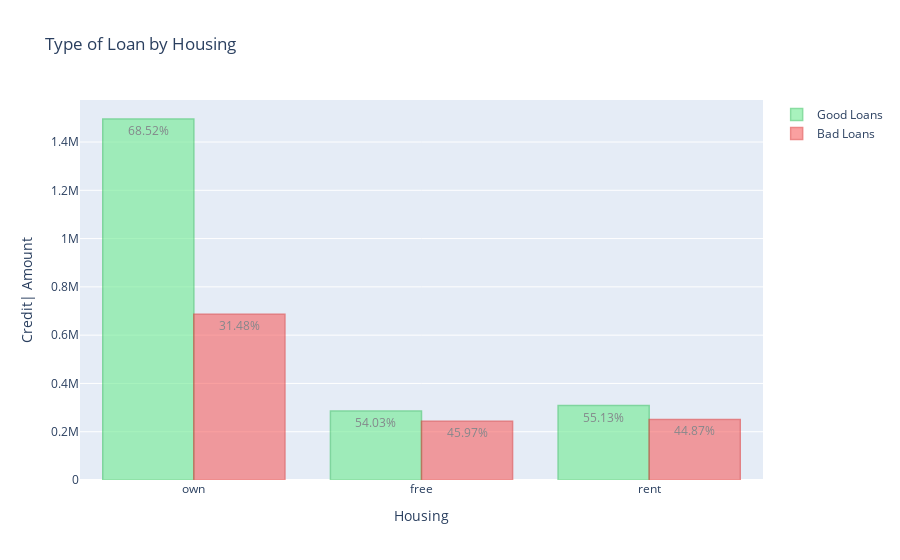

Notebook code cell kept with this figure:
### Code cell
housing_data = [housing_good_loans, housing_bad_loans]

layout = dict(
    title="Type of Loan by Housing", 
    xaxis = dict(title="Housing"),
    yaxis= dict(title="Credit| Amount")
)

fig = dict(data=housing_data, layout=layout)

py.iplot(fig, filename='grouped-bar-direct-labels')

### Figure 1 — Plotly figure (JSON) as saved in the notebook; plotly's stock layout.template omitted (floating-point values rounded to 4 significant figures)
{"data": [{"marker": {"color": "rgb(111, 235, 146)", "line": {"color": "rgb(60, 199, 100)", "width": 1.5}}, "name": "Good Loans", "opacity": 0.6, "text": ["68.52%", "54.03%", "55.13%"], "textposition": "auto", "type": "bar", "x": ["own", "free", "rent"], "y": [1495403, 286267, 308150]}, {"marker": {"color": "rgb(247, 98, 98)", "line": {"color": "rgb(225, 56, 56)", "width": 1.5}}, "name": "Bad Loans", "opacity": 0.6, "text": ["31.48%", "45.97%", "44.87%"], "textposition": "auto", "type": "bar", "x": ["own", "free", "rent"], "y": [687047, 243604, 250787]}], "layout": {"title": {"text": "Type of Loan by Housing"}, "xaxis": {"title": {"text": "Housing"}}, "yaxis": {"title": {"text": "Credit| Amount"}}}}
